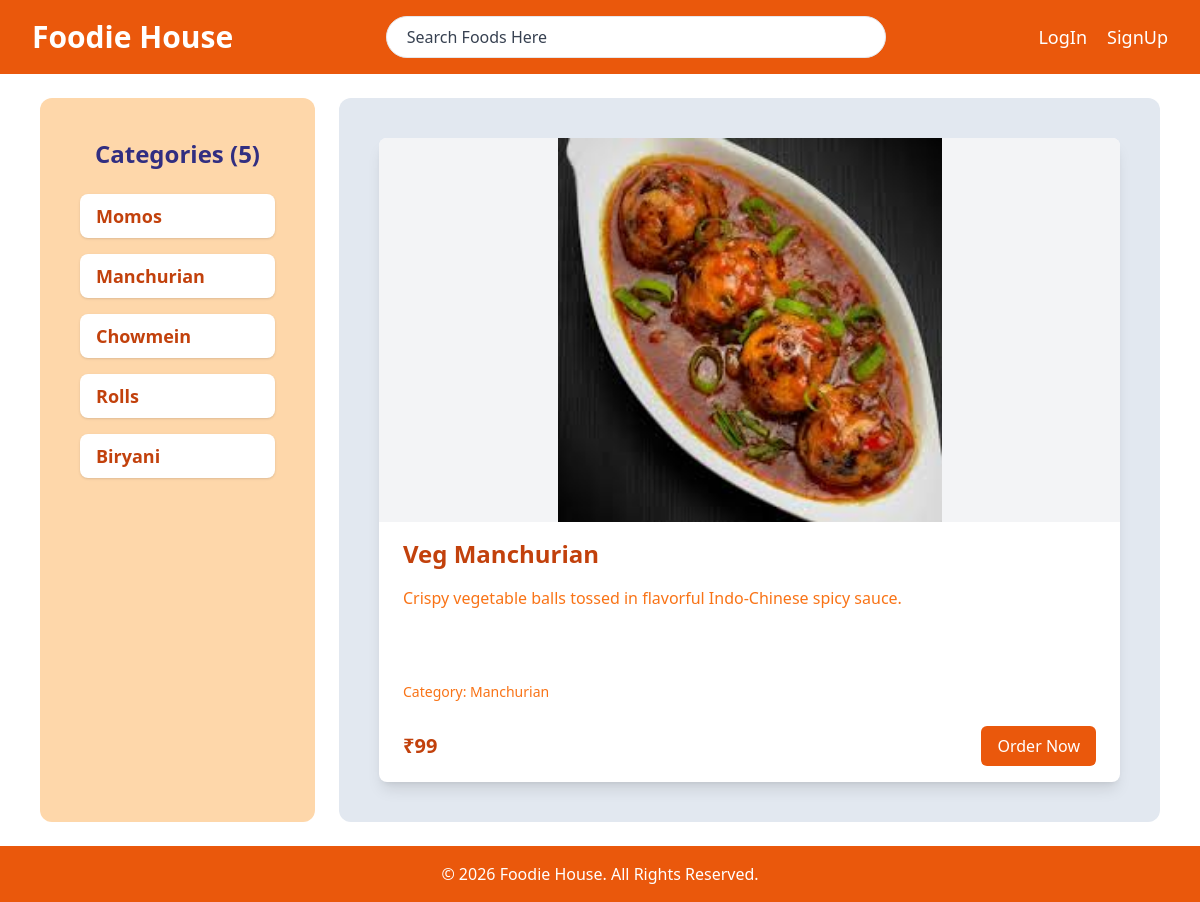
Screenshot of /products/2/ with the database file from the repository.
### foodie/models.py (models this page shows, shortened)
class Category(models.Model):
    title = models.CharField(max_length=100)
    description = models.TextField()
    def __str__(self):
        return self.title

class Product(models.Model):
    image = models.ImageField(upload_to="images/")
    name = models.CharField(max_length=100)
    description = models.TextField()
    price = models.IntegerField()
    category = models.ForeignKey(Category, on_delete=models.CASCADE)

### foodie/views.py (the view)
# urls.py: path("products/<int:product_id>/", productView, name="viewProduct"),
def productView(request, product_id):
    data = {}
    data["product"] = Product.objects.get(id=product_id)
    data["categories"] = Category.objects.all()
    return render(request, "productView.html", data)

### foodie/templates/productView.html (shortened to what this page needs)
<!DOCTYPE html>
<html lang="en">
<head>
    <script src="https://cdn.tailwindcss.com"></script>
</head>
<body class="flex flex-col min-h-screen">
    {% include "header.html" %}
    <main class="flex flex-col md:flex-row flex-grow px-4 md:px-10 py-6 gap-6">
        <aside class="w-full md:w-3/12 bg-orange-200 p-5 md:p-10 rounded-lg md:rounded-xl">
            <h2 class="text-2xl font-semibold text-indigo-900 mb-6 text-center">
                Categories ({{ categories|length }})
            </h2>
            <div class="flex flex-col gap-3 md:gap-4">
                {% for category in categories %}
                <a href="#"
                   class="text-orange-700 font-semibold text-lg bg-white px-4 py-2 rounded-lg shadow hover:bg-gray-200 hover:text-black">
                    {{ category.title }}
                </a>
                {% endfor %}
            </div>
        </aside>
        <section class="w-full md:w-9/12 bg-slate-200 p-5 md:p-10 rounded-lg md:rounded-xl">
            <div class="bg-white rounded-lg shadow-lg overflow-hidden max-w-4xl mx-auto">
                <div class="flex items-center justify-center h-80 md:h-96 bg-gray-100">
                    <img src="{{ product.image.url }}" alt="{{ product.name }}" class="h-full object-contain">
                </div>
                <div class="px-6 py-4 flex flex-col gap-4">
                    <h1 class="text-orange-700 text-2xl font-bold">
                        {{ product.name }}
                    </h1>
                    <p class="text-orange-500 text-sm md:text-base h-20 overflow-hidden">
                        {{ product.description }}
                    </p>
                    <p class="text-orange-500 text-sm font-medium">
                        Category: {{ product.category }}
                    </p>
                    <div class="flex items-center justify-between mt-2">
                        <span class="text-orange-700 font-bold text-xl">
                            ₹{{ product.price }}
                        </span>
                        <button class="bg-orange-600 text-white px-4 py-2 rounded-md hover:bg-orange-700 transition">
                            Order Now
                        </button>
                    </div>
                </div>
            </div>
        </section>
    </main>
    {% include "footer.html" %}
</body>
</html>

### rows the page displays
Category: title "Momos"
Category: title "Manchurian"
Category: title "Chowmein"
Category: title "Rolls"
Category: title "Biryani"
Product: image (picture), name "Veg Manchurian", description "Crispy vegetable balls tossed in flavorful Indo-Chinese spicy sauce.", category "Manchurian", price "99"

### other values shown
{{ categories|length }} "5"
